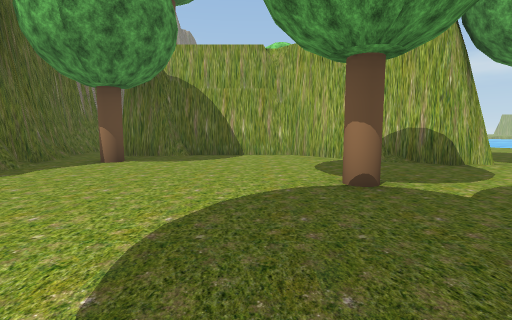
View 1 (above)

24 first-person views from a walk through a scene from a Unity 3-D project. The camera is 1.3 m above the floor, tilts 6° down and sees 85° across. The floor is counted in squares, 2 m on a side. Each view is taken from the middle of a square. On the plan, view 1 faces up. The plan holds only what a view shows up to about 9 squares ahead; the rest is blank. The place goes on beyond the plan. Some trees and plants on the terrain are drawn as simple stand-ins. Some surface patterns are stand-ins.

View 2
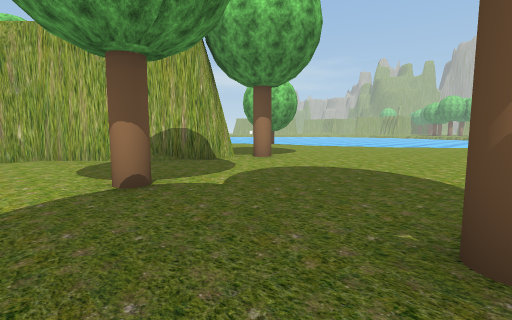

View 3
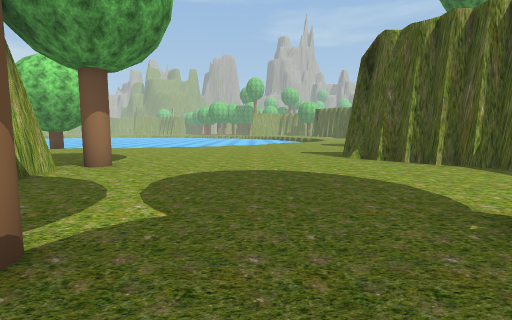

View 4
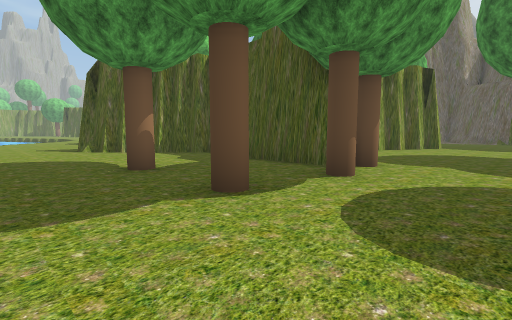

View 5
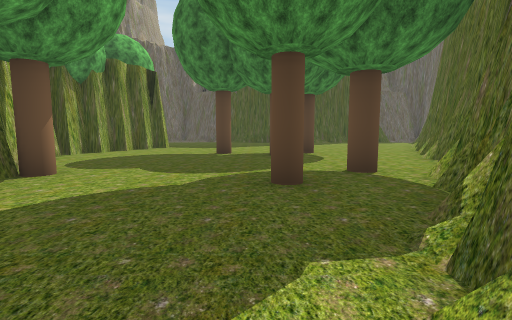

View 6
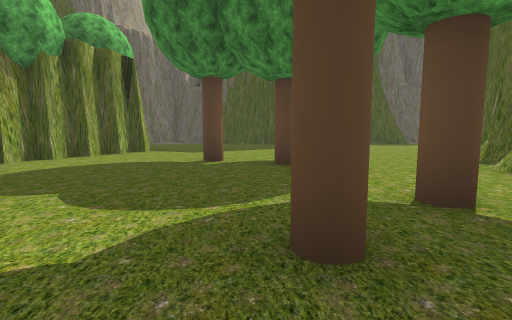

View 7
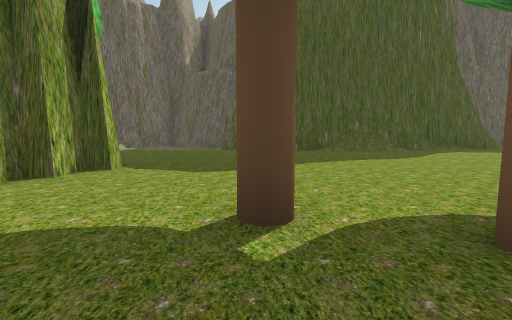

View 8
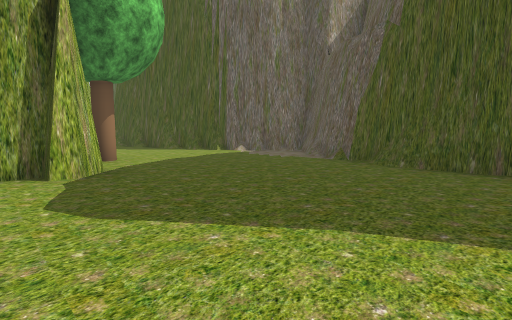

View 9
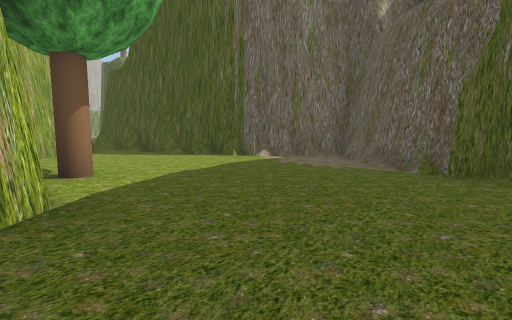

View 10
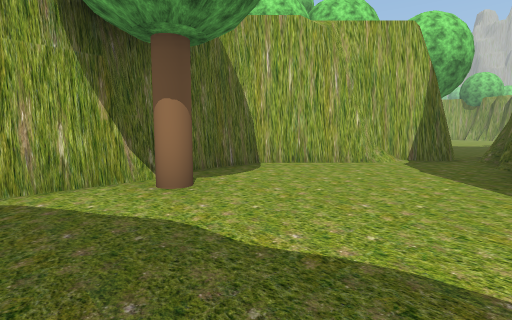

View 11
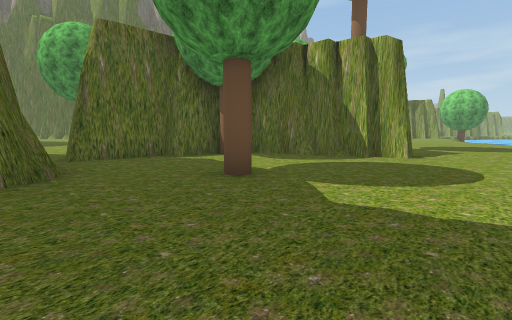

View 12
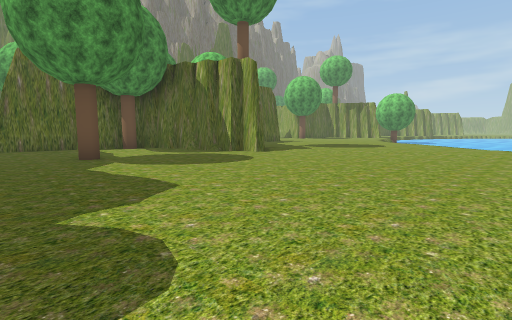

View 13
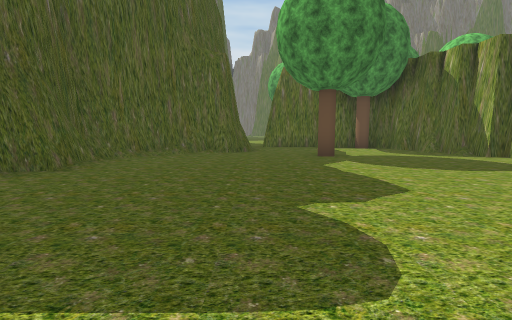

View 14
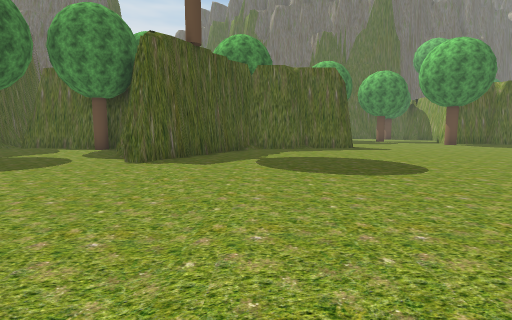

View 15
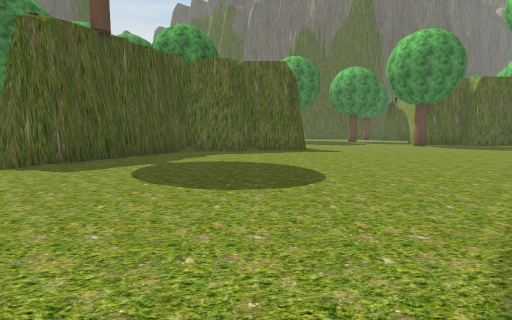

View 16
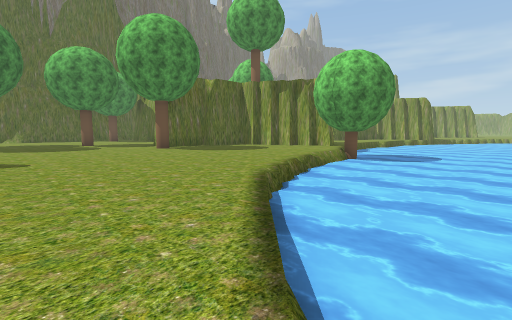

View 17
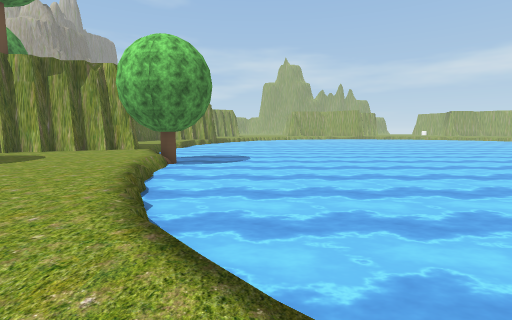

View 18
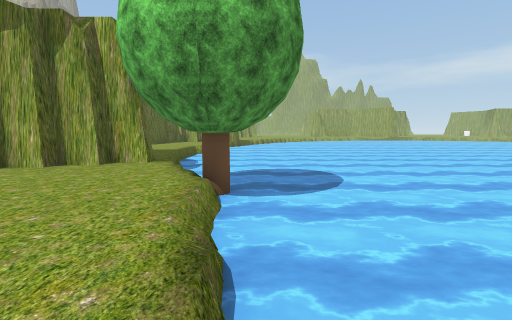

View 19
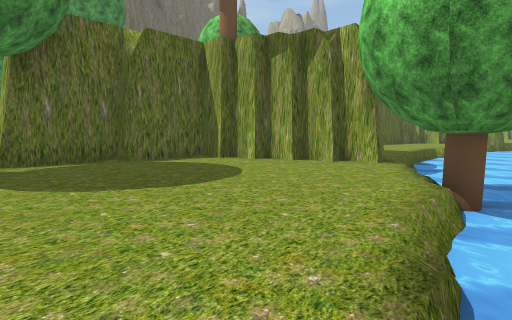

View 20
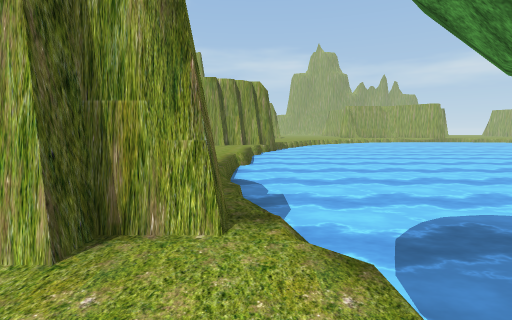

View 21
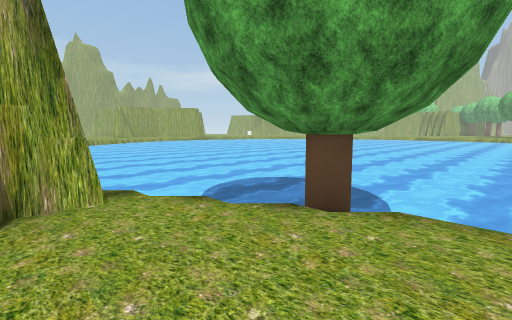

View 22
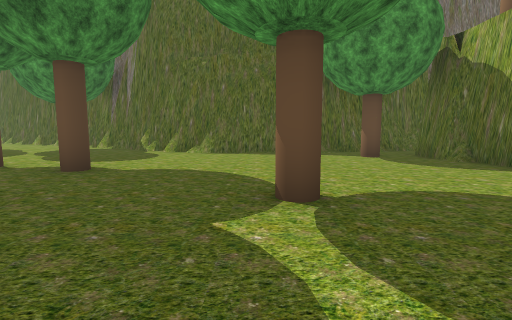

View 23
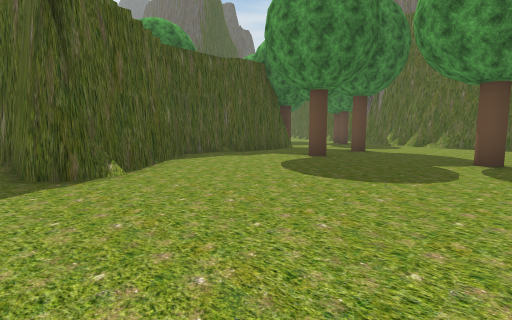

View 24
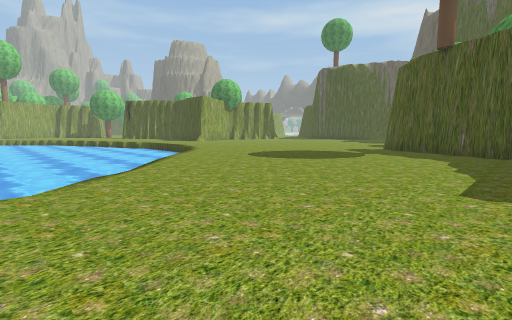

### Floor plan
Key: @ floor where view 1 was taken; # wall or solid block; . floor; / step, stairs or slope; ≈ water the walk keeps out of; T tree.
Columns run from 9 left of view 1 to 18 right of it. Each row starts with its distance up from view 1.
 18                  .≈≈≈≈≈≈≈≈≈
 17                  .≈≈≈≈≈≈≈≈
 16                  .≈≈≈≈≈≈≈≈
 15                  .≈≈≈≈≈≈≈
 14                  .≈≈≈≈≈≈≈≈≈≈
 13                  .≈≈≈≈≈≈≈≈≈≈
 12                   ≈≈≈≈≈≈≈≈≈≈
 11                 ##.≈≈≈≈≈≈≈≈≈
 10               ###..TT≈≈≈≈≈≈≈
  9     #         #.....T≈≈≈≈≈≈≈
  8     #.###### ##.....≈≈≈≈≈≈≈≈
  7     #......###......≈≈≈≈≈≈≈≈
  6     #.T.....##......≈≈≈≈≈≈≈≈
  5     #........#T......≈≈≈≈≈≈
  4     ##...............≈≈≈≈≈≈≈
  3      #....T...........≈≈≈≈≈≈
  2     ##.................≈≈≈≈≈
  1     #...................≈≈≈≈
  0    ##...T@.T............. ≈
 -1    #...........##.........
 -2   ##.T..T.....###..........
 -3   #T.T..T###### ##.........
 -4   .......#       #..........
 -5 ##........       ##.........
 -6 #.........#       ###.......
 -7 #...T.T...#        ##.......
 -8 ..........#      ###........
 -9 .........##      T..........
-10 .........###### ##..........
-11  ..........T..###/..T.......
-12 ...............##...........
-13 .................//.........
-14 ..  ..........######.......
-15     ####....###    #......
-16        ######      ##....
-17                     ####

Where each view was taken, in squares from view 1:
view 1: 0 up, 0 right, facing up
view 2: 0 up, 0 right, facing up-right
view 3: 2 up, 0 right, facing right
view 4: 2 up, 3 left, facing down-right
view 5: 1 up, 4 left, facing down
view 6: 1 down, 4 left, facing down
view 7: 5 down, 3 left, facing down
view 8: 9 down, 5 left, facing down-right
view 9: 10 down, 3 left, facing down-right
view 10: 14 down, 0 right, facing up-right
view 11: 14 down, 14 right, facing up-left
view 12: 13 down, 18 right, facing up-left
view 13: 13 down, 18 right, facing left
view 14: 4 down, 18 right, facing left
view 15: 2 down, 17 right, facing left
view 16: 0 up, 15 right, facing up-left
view 17: 1 up, 13 right, facing up
view 18: 5 up, 11 right, facing up
view 19: 5 up, 11 right, facing up-left
view 20: 9 up, 9 right, facing up
view 21: 8 up, 8 right, facing up-right
view 22: 3 up, 4 right, facing left
view 23: 4 up, 8 right, facing down-left
view 24: 4 up, 8 right, facing down-right
